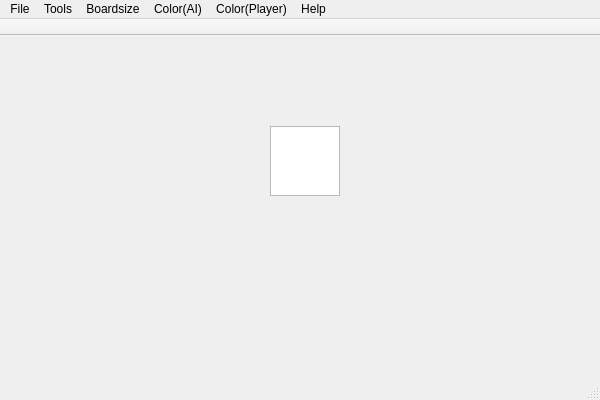
<?xml version="1.0" encoding="UTF-8"?>
<ui version="4.0">
 <class>appClass</class>
 <widget class="QMainWindow" name="appClass">
  <property name="geometry">
   <rect>
    <x>0</x>
    <y>0</y>
    <width>600</width>
    <height>400</height>
   </rect>
  </property>
  <property name="windowTitle">
   <string>FutaHex 2.0</string>
  </property>
  <widget class="QWidget" name="centralWidget">
   <widget class="QWidget" name="horizontalLayoutWidget">
    <property name="geometry">
     <rect>
      <x>100</x>
      <y>30</y>
      <width>251</width>
      <height>141</height>
     </rect>
    </property>
    <layout class="QHBoxLayout" name="mainLayout" stretch="5,2">
     <item>
      <layout class="QVBoxLayout" name="verticalLayout_l">
       <item>
        <widget class="Canvas" name="canvas" native="true"/>
       </item>
      </layout>
     </item>
     <item>
      <layout class="QVBoxLayout" name="verticalLayout_r" stretch="2,2,1">
       <item>
        <widget class="Canvas" name="link_red" native="true"/>
       </item>
       <item>
        <widget class="Canvas" name="link_blue" native="true"/>
       </item>
       <item>
        <widget class="QTextBrowser" name="textBrowser"/>
       </item>
      </layout>
     </item>
    </layout>
   </widget>
  </widget>
  <widget class="QMenuBar" name="menuBar">
   <property name="geometry">
    <rect>
     <x>0</x>
     <y>0</y>
     <width>600</width>
     <height>25</height>
    </rect>
   </property>
   <widget class="QMenu" name="menuFile">
    <property name="title">
     <string>File</string>
    </property>
    <addaction name="actionNew"/>
    <addaction name="actionOpen"/>
    <addaction name="actionSave"/>
    <addaction name="separator"/>
    <addaction name="actionAbout"/>
    <addaction name="separator"/>
    <addaction name="actionExit"/>
   </widget>
   <widget class="QMenu" name="menuTools">
    <property name="title">
     <string>Tools</string>
    </property>
   </widget>
   <widget class="QMenu" name="menuHelp">
    <property name="title">
     <string>Help</string>
    </property>
   </widget>
   <widget class="QMenu" name="menuBoardsize">
    <property name="title">
     <string>Boardsize</string>
    </property>
    <addaction name="action5"/>
    <addaction name="action7"/>
    <addaction name="action9"/>
    <addaction name="action11"/>
    <addaction name="action13"/>
    <addaction name="action15"/>
    <addaction name="action17"/>
    <addaction name="action19"/>
   </widget>
   <widget class="QMenu" name="menuColorAI">
    <property name="title">
     <string>Color(AI)</string>
    </property>
    <addaction name="actionAIRed"/>
    <addaction name="actionAIBlue"/>
    <addaction name="actionAINone"/>
   </widget>
   <widget class="QMenu" name="menuColorPlayer">
    <property name="title">
     <string>Color(Player)</string>
    </property>
    <addaction name="actionPlayerRed"/>
    <addaction name="actionPlayerBlue"/>
    <addaction name="actionPlayerAuto"/>
   </widget>
   <addaction name="menuFile"/>
   <addaction name="menuTools"/>
   <addaction name="menuBoardsize"/>
   <addaction name="menuColorAI"/>
   <addaction name="menuColorPlayer"/>
   <addaction name="menuHelp"/>
  </widget>
  <widget class="QStatusBar" name="statusBar"/>
  <widget class="QToolBar" name="mainToolBar">
   <property name="movable">
    <bool>false</bool>
   </property>
   <attribute name="toolBarArea">
    <enum>TopToolBarArea</enum>
   </attribute>
   <attribute name="toolBarBreak">
    <bool>false</bool>
   </attribute>
  </widget>
  <action name="actionOpen">
   <property name="text">
    <string>Open</string>
   </property>
  </action>
  <action name="actionSave">
   <property name="text">
    <string>Save</string>
   </property>
  </action>
  <action name="actionSave_as">
   <property name="text">
    <string>Save as...</string>
   </property>
  </action>
  <action name="action5">
   <property name="checkable">
    <bool>true</bool>
   </property>
   <property name="text">
    <string>5</string>
   </property>
  </action>
  <action name="action7">
   <property name="checkable">
    <bool>true</bool>
   </property>
   <property name="text">
    <string>7</string>
   </property>
  </action>
  <action name="action9">
   <property name="checkable">
    <bool>true</bool>
   </property>
   <property name="text">
    <string>9</string>
   </property>
  </action>
  <action name="action11">
   <property name="checkable">
    <bool>true</bool>
   </property>
   <property name="text">
    <string>11</string>
   </property>
  </action>
  <action name="action13">
   <property name="checkable">
    <bool>true</bool>
   </property>
   <property name="text">
    <string>13</string>
   </property>
  </action>
  <action name="action15">
   <property name="checkable">
    <bool>true</bool>
   </property>
   <property name="text">
    <string>15</string>
   </property>
  </action>
  <action name="action17">
   <property name="checkable">
    <bool>true</bool>
   </property>
   <property name="text">
    <string>17</string>
   </property>
  </action>
  <action name="action19">
   <property name="checkable">
    <bool>true</bool>
   </property>
   <property name="text">
    <string>19</string>
   </property>
  </action>
  <action name="actionAIRed">
   <property name="checkable">
    <bool>true</bool>
   </property>
   <property name="text">
    <string>Red</string>
   </property>
  </action>
  <action name="actionPlayerRed">
   <property name="checkable">
    <bool>true</bool>
   </property>
   <property name="text">
    <string>Red</string>
   </property>
  </action>
  <action name="actionAIBlue">
   <property name="checkable">
    <bool>true</bool>
   </property>
   <property name="text">
    <string>Blue</string>
   </property>
  </action>
  <action name="actionAINone">
   <property name="checkable">
    <bool>true</bool>
   </property>
   <property name="checked">
    <bool>true</bool>
   </property>
   <property name="enabled">
    <bool>true</bool>
   </property>
   <property name="text">
    <string>None</string>
   </property>
  </action>
  <action name="actionPlayerBlue">
   <property name="checkable">
    <bool>true</bool>
   </property>
   <property name="text">
    <string>Blue</string>
   </property>
  </action>
  <action name="actionPlayerAuto">
   <property name="checkable">
    <bool>true</bool>
   </property>
   <property name="checked">
    <bool>true</bool>
   </property>
   <property name="text">
    <string>Auto</string>
   </property>
  </action>
  <action name="actionNew">
   <property name="text">
    <string>New</string>
   </property>
  </action>
  <action name="actionAbout">
   <property name="text">
    <string>About</string>
   </property>
  </action>
  <action name="actionExit">
   <property name="text">
    <string>Exit</string>
   </property>
  </action>
 </widget>
 <layoutdefault spacing="6" margin="11"/>
 <customwidgets>
  <customwidget>
   <class>Canvas</class>
   <extends>QWidget</extends>
   <header>canvas.h</header>
   <container>1</container>
  </customwidget>
 </customwidgets>
 <resources>
  <include location="app.qrc"/>
 </resources>
 <connections/>
</ui>
